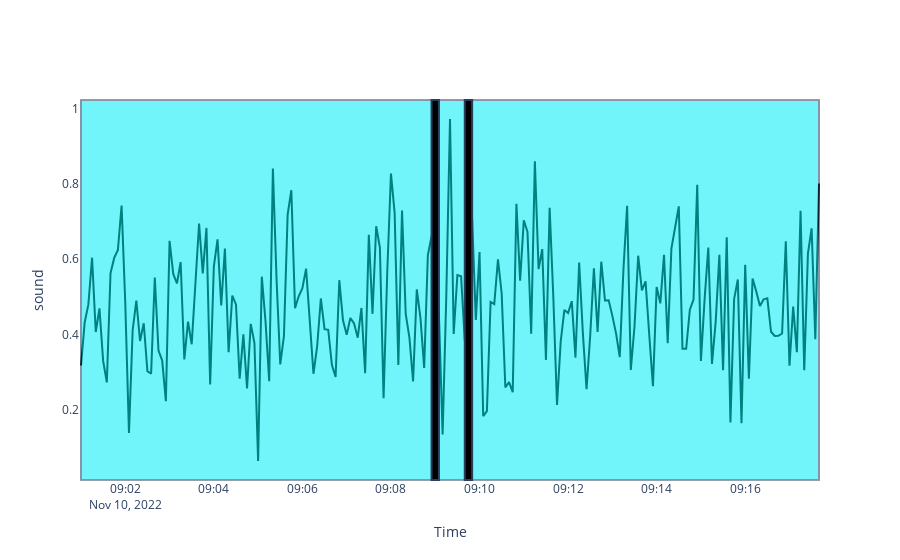
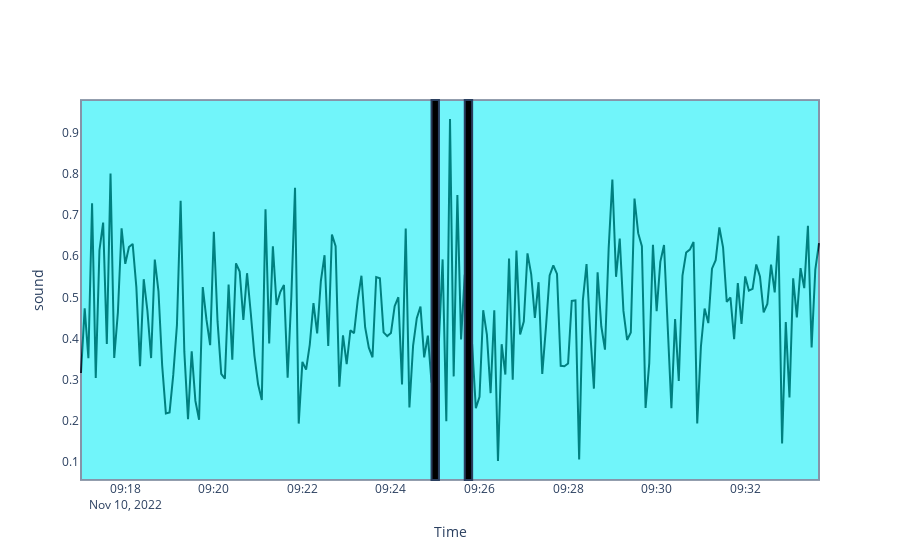
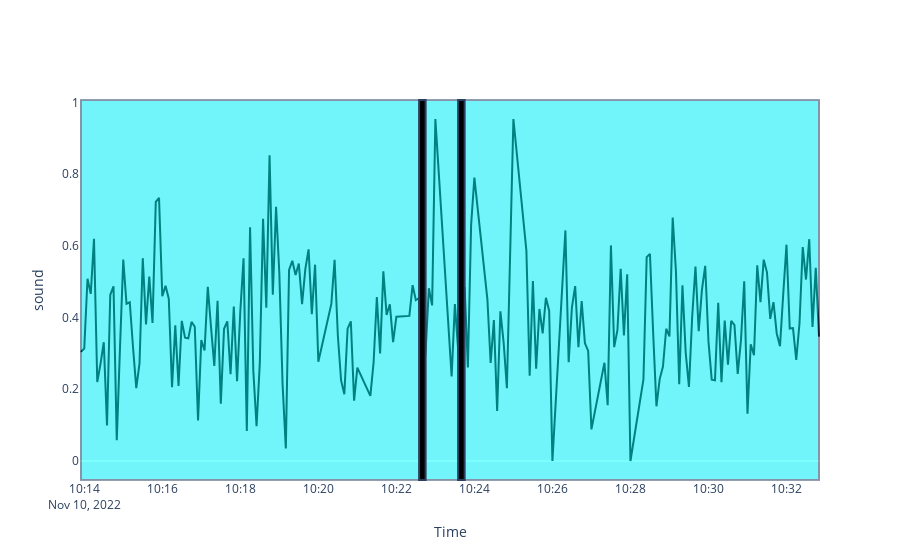
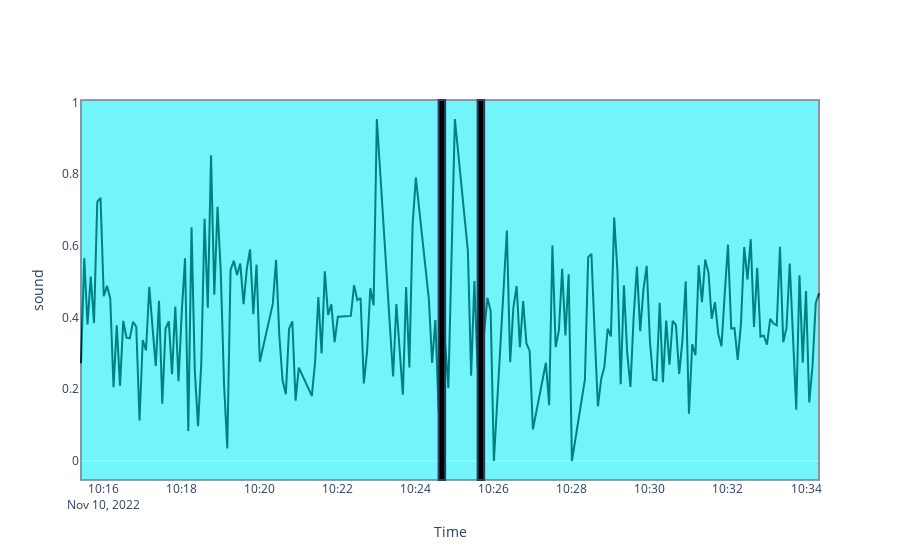

The code cell stored with these charts, in order, in its notebook:
### Code cell
import plotly.express as px
import plotly.graph_objects as go

from sklearn.preprocessing import MinMaxScaler
scaler = MinMaxScaler()
plot_df = pd.DataFrame(scaler.fit_transform(useful_data.values), columns=useful_data.columns, index=useful_data.index)

for i in list(zip(anomalies[0],anomalies[1]))[:15]:
    anomaly = i[0]
    bg_df = relevant_data.loc[str(useful_data.iloc[anomaly-100].name):str(useful_data.iloc[anomaly+100].name)]
    new_df = plot_df.loc[str(useful_data.iloc[anomaly-100].name):str(useful_data.iloc[anomaly+100].name)]
    new_df.insert(loc=0,column='Date', value=pd.to_datetime(new_df.index))

    line_fig = px.line(new_df, x = 'Date', y = useful_data.columns[i[1]])
    line_fig.update_traces(line=dict(color = 'black'))
    fig = go.Figure(data=line_fig.data).update_layout(xaxis_title="Time", yaxis_title=useful_data.columns[i[1]])

    bg_df['colors'] = bg_df['states'].map({0:'Extra', 1: 'Moving', 2: 'On', 3: 'Off', 4:'Mode-2', 5:'Mode-1'})
    color_map = {"Off": "black", "Extra": "cyan", "On": "white", "Mode-1" : "red", "Mode-2": "yellow", "Moving": "green"}
    
    #start background
    start_mode = str(bg_df.iloc[0]["colors"])
    start_date = str(bg_df.iloc[0]["Date"])

    for index, row in bg_df.iterrows():
        current_mode = row["colors"]
        if current_mode != start_mode:
            fig.add_vrect(x0=start_date, x1=str(row["Date"]), fillcolor=color_map[start_mode], opacity=0.5)
            start_mode = row["colors"]
            start_date = str(row["Date"])

    fig.add_vrect(x0=start_date, x1=str(bg_df.iloc[-1]["Date"]), fillcolor=color_map[start_mode], opacity=0.5)

    fig.add_vrect(x0=str(useful_data.iloc[anomaly-5].name),x1=str(useful_data.iloc[anomaly-3].name),fillcolor="black", opacity=1)
    fig.add_vrect(x0=str(useful_data.iloc[anomaly+4].name),x1=str(useful_data.iloc[anomaly+6].name),fillcolor="black", opacity=1)
    #fig.add_vrect(x0=str(useful_data.iloc[anomaly].name),x1=str(useful_data.iloc[anomaly+1].name),fillcolor="black", opacity=0.5)
    #end background

    fig.update_layout(xaxis=dict(showgrid=False), yaxis=dict(showgrid=False))
    fig.show()

### Figure 1 — Plotly figure (JSON) as saved in the notebook; plotly's stock layout.template omitted (floating-point values rounded to 4 significant figures; data arrays with more than 128 entries replaced by an {"elided": "..."} marker saying what was removed)
{"data": [{"hovertemplate": "Date=%{x}<br>sound=%{y}<extra></extra>", "legendgroup": "", "line": {"color": "black", "dash": "solid"}, "marker": {"symbol": "circle"}, "mode": "lines", "name": "", "orientation": "v", "showlegend": false, "type": "scatter", "x": {"elided": "201 str values"}, "xaxis": "x", "y": {"elided": "201 float values"}, "yaxis": "y"}], "layout": {"shapes": [{"fillcolor": "cyan", "opacity": 0.5, "type": "rect", "x0": "2022-11-10 09:01:00", "x1": "2022-11-10 09:17:40", "xref": "x", "y0": 0, "y1": 1, "yref": "y domain"}, {"fillcolor": "black", "opacity": 1, "type": "rect", "x0": "2022-11-10 09:08:55", "x1": "2022-11-10 09:09:05", "xref": "x", "y0": 0, "y1": 1, "yref": "y domain"}, {"fillcolor": "black", "opacity": 1, "type": "rect", "x0": "2022-11-10 09:09:40", "x1": "2022-11-10 09:09:50", "xref": "x", "y0": 0, "y1": 1, "yref": "y domain"}], "xaxis": {"showgrid": false, "title": {"text": "Time"}}, "yaxis": {"showgrid": false, "title": {"text": "sound"}}}}

### Figure 2 — Plotly figure (JSON) as saved in the notebook; plotly's stock layout.template omitted (floating-point values rounded to 4 significant figures; data arrays with more than 128 entries replaced by an {"elided": "..."} marker saying what was removed)
{"data": [{"hovertemplate": "Date=%{x}<br>sound=%{y}<extra></extra>", "legendgroup": "", "line": {"color": "black", "dash": "solid"}, "marker": {"symbol": "circle"}, "mode": "lines", "name": "", "orientation": "v", "showlegend": false, "type": "scatter", "x": {"elided": "201 str values"}, "xaxis": "x", "y": {"elided": "201 float values"}, "yaxis": "y"}], "layout": {"shapes": [{"fillcolor": "cyan", "opacity": 0.5, "type": "rect", "x0": "2022-11-10 09:17:00", "x1": "2022-11-10 09:33:40", "xref": "x", "y0": 0, "y1": 1, "yref": "y domain"}, {"fillcolor": "black", "opacity": 1, "type": "rect", "x0": "2022-11-10 09:24:55", "x1": "2022-11-10 09:25:05", "xref": "x", "y0": 0, "y1": 1, "yref": "y domain"}, {"fillcolor": "black", "opacity": 1, "type": "rect", "x0": "2022-11-10 09:25:40", "x1": "2022-11-10 09:25:50", "xref": "x", "y0": 0, "y1": 1, "yref": "y domain"}], "xaxis": {"showgrid": false, "title": {"text": "Time"}}, "yaxis": {"showgrid": false, "title": {"text": "sound"}}}}

### Figure 3 — Plotly figure (JSON) as saved in the notebook; plotly's stock layout.template omitted (floating-point values rounded to 4 significant figures; data arrays with more than 128 entries replaced by an {"elided": "..."} marker saying what was removed)
{"data": [{"hovertemplate": "Date=%{x}<br>sound=%{y}<extra></extra>", "legendgroup": "", "line": {"color": "black", "dash": "solid"}, "marker": {"symbol": "circle"}, "mode": "lines", "name": "", "orientation": "v", "showlegend": false, "type": "scatter", "x": {"elided": "201 str values"}, "xaxis": "x", "y": {"elided": "201 float values"}, "yaxis": "y"}], "layout": {"shapes": [{"fillcolor": "cyan", "opacity": 0.5, "type": "rect", "x0": "2022-11-10 10:13:55", "x1": "2022-11-10 10:32:50", "xref": "x", "y0": 0, "y1": 1, "yref": "y domain"}, {"fillcolor": "black", "opacity": 1, "type": "rect", "x0": "2022-11-10 10:22:35", "x1": "2022-11-10 10:22:45", "xref": "x", "y0": 0, "y1": 1, "yref": "y domain"}, {"fillcolor": "black", "opacity": 1, "type": "rect", "x0": "2022-11-10 10:23:35", "x1": "2022-11-10 10:23:45", "xref": "x", "y0": 0, "y1": 1, "yref": "y domain"}], "xaxis": {"showgrid": false, "title": {"text": "Time"}}, "yaxis": {"showgrid": false, "title": {"text": "sound"}}}}

### Figure 4 — Plotly figure (JSON) as saved in the notebook; plotly's stock layout.template omitted (floating-point values rounded to 4 significant figures; data arrays with more than 128 entries replaced by an {"elided": "..."} marker saying what was removed)
{"data": [{"hovertemplate": "Date=%{x}<br>sound=%{y}<extra></extra>", "legendgroup": "", "line": {"color": "black", "dash": "solid"}, "marker": {"symbol": "circle"}, "mode": "lines", "name": "", "orientation": "v", "showlegend": false, "type": "scatter", "x": {"elided": "201 str values"}, "xaxis": "x", "y": {"elided": "201 float values"}, "yaxis": "y"}], "layout": {"shapes": [{"fillcolor": "cyan", "opacity": 0.5, "type": "rect", "x0": "2022-11-10 10:15:25", "x1": "2022-11-10 10:34:20", "xref": "x", "y0": 0, "y1": 1, "yref": "y domain"}, {"fillcolor": "black", "opacity": 1, "type": "rect", "x0": "2022-11-10 10:24:35", "x1": "2022-11-10 10:24:45", "xref": "x", "y0": 0, "y1": 1, "yref": "y domain"}, {"fillcolor": "black", "opacity": 1, "type": "rect", "x0": "2022-11-10 10:25:35", "x1": "2022-11-10 10:25:45", "xref": "x", "y0": 0, "y1": 1, "yref": "y domain"}], "xaxis": {"showgrid": false, "title": {"text": "Time"}}, "yaxis": {"showgrid": false, "title": {"text": "sound"}}}}
